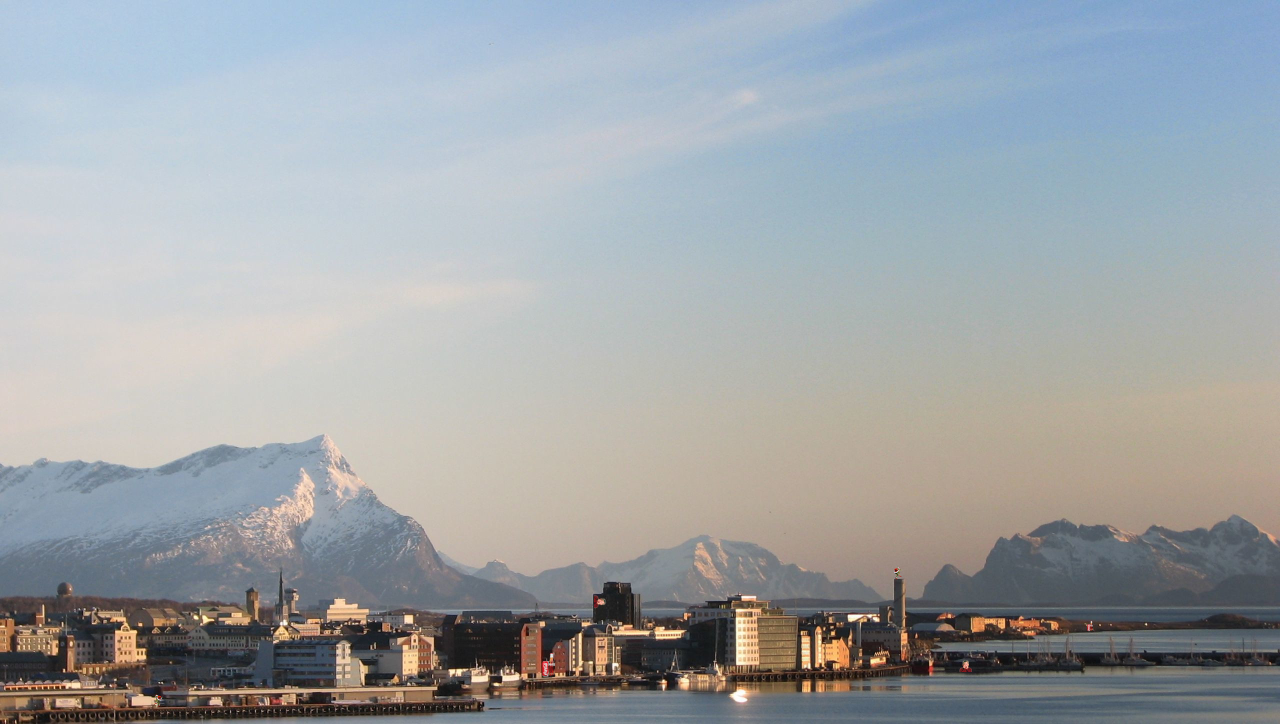
#> input picture img-search/img/bodo_2_g13.jpg, 2560 x 1448 px (shown at 1/2 size); its folder holds only this picture in this run
$ python sift.py
#> lines starting #> are read from the running program, lines starting #| are printed output that depends on the picture
import numpy as np
import cv2
from pathlib import Path
import time

IMG_DIR = Path('./img')
GRAYSCALE_WEIGHTS = np.array([0.299, 0.587, 0.114], dtype=np.float32)

SCALES_PER_OCTAVE = 3                                      # number of seatchable scales per octave
DL_K_CONST = np.float32(2 ** (1 / SCALES_PER_OCTAVE))      # factor between scales
DL_SIGMA_0 = np.float32(1.6)                               # initial sigma for octaves
INITIAL_IMG_BLUR = np.float32(0.5)

DL_CONTRAST_THRESHOLD  = 0.03
DL_EDGE_THRESHOLD      = 10.0
DL_KEYPOINT_RAD_FACTOR = 4.5

NUM_BINS = 36
BIN_WIDTH = 360.0 / NUM_BINS

OUTPUT_DIR = Path('./out')

def meas_time(func):
    def wrapper(*args, **kwargs):
        before = time.time()
        result = func(*args, **kwargs)
        after = time.time()

        duration = after - before
        print(f"Function {func.__name__} took: {duration}s")
        return result

    return wrapper

# [33 lines left out: functions convolve_3x3, displayCv2, not called in this run]

def get_gaussian_kerenl1d(sigma: float) -> np.ndarray:
    RADIUS_2_SIGMA_RATIO = 3
    radius = int(np.ceil(sigma * RADIUS_2_SIGMA_RATIO))
    x = np.arange(-radius, radius + 1)

    kernel = np.exp(-(x**2) / (2 * sigma**2))
    kernel = kernel / np.sum(kernel)            # to preserve img brightness

    return kernel

def convolve_kernel1d(img: np.ndarray, kernel: np.ndarray, batch_size: int=256) -> np.ndarray:
    """
    convolves using sliding windows but processes in chunks to save memory and time
    """
    pad_size = len(kernel) // 2
    pad_width = ((0, 0), (pad_size, pad_size))

    padded_image = np.pad(img, pad_width, mode='edge')

    num_rows = img.shape[0]
    kernel_len = len(kernel)

    row_start = pad_width[0][0]     # to skip added vertical padding
    row_end = row_start + num_rows
    relevant_rows = padded_image[row_start:row_end, :]

    windows = np.lib.stride_tricks.sliding_window_view(relevant_rows, kernel_len, axis=1)

    return np.dot(windows, kernel)

@meas_time
def gaussian_blur(img:np.ndarray, sigma: float) -> np.ndarray:
    kernel = get_gaussian_kerenl1d(sigma)

    blurred_horizontal  = convolve_kernel1d(img, kernel=kernel)

    # rotate the og image to apply the same convolution on colums and avoid math-heavy striding
    rotated_img     = np.ascontiguousarray(blurred_horizontal.T )
    blurred_rotated = convolve_kernel1d(rotated_img, kernel=kernel)
    return blurred_rotated.T

def downsample(img: np.ndarray, scale: int=2, antialiasing=False) -> np.ndarray:
    if antialiasing == False:
        return img[::scale, ::scale]

    kernel = np.float32(1/16) * np.array((  [1, 2, 1],
                                            [1, 4, 1],
                                            [1, 2, 1] ))
    antialiased = convolve_3x3(img, kernel)
    downsampled = antialiased[::scale, ::scale]

    return downsampled

@meas_time
def get_gaussian_pyramid(img: np.ndarray, num_octaves:int=4) -> list:
    # because we assume that the initial image already has a blur of INITIAL_IMG_BLUR we need to calculate how much more to blur
    # to get to the desired blur of DL_SIGMA_0
    start_sigma_diff = np.sqrt(DL_SIGMA_0**2 - INITIAL_IMG_BLUR**2)
    curr_img = gaussian_blur(img, start_sigma_diff)

    gaussian_pyramid = []
    for _ in range(num_octaves):
        octave_images = [curr_img]

        for i in range(SCALES_PER_OCTAVE + 2):
            prev_sigma = (DL_K_CONST**i) * DL_SIGMA_0
            sigma_inc = prev_sigma * np.sqrt(DL_K_CONST**2 - 1)
            next_img = gaussian_blur(octave_images[-1], sigma_inc)

            octave_images.append(next_img)
        gaussian_pyramid.append(octave_images)
        base_for_next = octave_images[SCALES_PER_OCTAVE]

        curr_img = downsample(base_for_next, antialiasing=False)
    return gaussian_pyramid

@meas_time
def get_dog_pyramid(gaussian_pyramid: list) -> list:
    dog_pyramid = []
    for octave_imgs in gaussian_pyramid:
        dog_images = []
        for i in range(len(octave_imgs) - 1):
            dog = octave_imgs[i+1] - octave_imgs[i]
            dog_images.append(dog)
        dog_pyramid.append(dog_images)
    return dog_pyramid

@meas_time
def get_gradient_pyramid(gaussian_pyramid: list) -> list:
    gradient_pyramid = []
    for octave_imgs in gaussian_pyramid:
        octave_gradients = []

        for img in octave_imgs:
            dx = np.zeros_like(img, dtype=np.float32)
            dy = np.zeros_like(img, dtype=np.float32)

            # gradient calculation using central difference and slicing for optimization (approx. 20msec faster)
            dx[:, 1:-1] = img[:, 2:] - img[:, :-2]
            dy[1:-1, :] = img[2:, :] - img[:-2, :]

            magnitude = np.sqrt(dx**2 + dy**2)
            orientation = np.arctan2(dy, dx)
            orientation_deg = np.rad2deg(orientation)
            orientation_deg = orientation_deg % 360
            octave_gradients.append((magnitude, orientation_deg))

        gradient_pyramid.append(octave_gradients)

    return gradient_pyramid

# [12 lines left out: function normalize_image, not called in this run]

def reject_edges_hessian(axis_idxs:tuple, dog_octave: np.ndarray, edge_threshold: np.float32=DL_EDGE_THRESHOLD):
    edge_threshold_score = ((edge_threshold + 1) ** 2) / edge_threshold

    z_idxs, y_idxs, x_idxs = axis_idxs
    z_real = z_idxs + 1
    y_real = y_idxs + 1
    x_real = x_idxs + 1

    val = dog_octave[z_real, y_real, x_real]

    # neighbors for derivatives (Dxx, Dyy)
    val_xp = dog_octave[z_real, y_real, x_real + 1]     # right
    val_xm = dog_octave[z_real, y_real, x_real - 1]     # left
    val_yp = dog_octave[z_real, y_real + 1, x_real]     # down
    val_ym = dog_octave[z_real, y_real - 1, x_real]     # up

    # neighbors for cross-derivative (Dxy)
    val_xp_yp = dog_octave[z_real, y_real + 1, x_real + 1]      # bottom-Right
    val_xm_ym = dog_octave[z_real, y_real - 1, x_real - 1]      # top-Left
    val_xm_yp = dog_octave[z_real, y_real + 1, x_real - 1]      # bottom-Left
    val_xp_ym = dog_octave[z_real, y_real - 1, x_real + 1]      # top-Right

    # finite difference derivatives
    d_xx = val_xp + val_xm - 2 * val
    d_yy = val_yp + val_ym - 2 * val
    d_xy = (val_xp_yp + val_xm_ym - val_xm_yp - val_xp_ym) / 4.0

    # trace, determinant
    tr_h = d_xx + d_yy
    det_h = (d_xx * d_yy) - (d_xy ** 2)

    # determinant > 0 (curvature has same sign = peak/valley, not saddle)
    # ratio check: tr^2 / det < limit
    not_edge = (det_h > 0) & ((tr_h ** 2) < (edge_threshold_score * det_h))

    valid_z = z_real[not_edge]
    valid_y = y_real[not_edge]
    valid_x = x_real[not_edge]
    return  valid_z, valid_y, valid_x

@meas_time
def find_keypoints(dog_pyramid, contrast_threshold=DL_CONTRAST_THRESHOLD * 255):
    '''
    :param contrast_threshold:  recommended range (7.64, 25.5);
                                standard values are usually in range of (0.03; 0.10) but that is true for normalized images;
                                because I assumed standard uint8 images default threshold is set to 0.03 * 255
    '''
    keypoints = []

    for octave_idx, dog_octave_list in enumerate(dog_pyramid):

        dog_octave = np.array(dog_octave_list)

        center_pixel = dog_octave[1:-1, 1:-1, 1:-1]

        is_max = np.ones(center_pixel.shape, dtype=bool)
        is_min = np.ones(center_pixel.shape, dtype=bool)

        # ugly but best i can do for now
        for dz in [-1, 0, 1]:
            for dy in [-1, 0, 1]:
                for dx in [-1, 0, 1]:
                    if dz == 0 and dy == 0 and dx == 0:
                        continue

                    # Map -1/0/1 to slices
                    sl_z = slice(1+dz, -1+dz) if -1+dz < 0 else slice(1+dz, None)
                    sl_y = slice(1+dy, -1+dy) if -1+dy < 0 else slice(1+dy, None)
                    sl_x = slice(1+dx, -1+dx) if -1+dx < 0 else slice(1+dx, None)

                    neighbor = dog_octave[sl_z, sl_y, sl_x]

                    is_max &= (center_pixel > neighbor)
                    is_min &= (center_pixel < neighbor)

        is_strong = np.abs(center_pixel) > contrast_threshold

        extrema_mask = (is_max | is_min) & is_strong

        z_idxs, y_idxs, x_idxs = np.where(extrema_mask)
        axis_idxs = (z_idxs, y_idxs, x_idxs)

        valid_z, valid_y, valid_x = reject_edges_hessian(axis_idxs, dog_octave)

        for z, y, x in zip(valid_z, valid_y, valid_x):
            keypoints.append((octave_idx, z + 1, y + 1, x + 1))

    return keypoints

def get_histogram_for_keypoint(y_pos: int, x_pos:int,
                               orientation: np.ndarray,
                               magnitude: np.ndarray,
                               layer_idx: int) -> np.ndarray | None:

    h, w = orientation.shape
    scale_relative = DL_SIGMA_0 * DL_K_CONST**(layer_idx)
    radius = int(DL_KEYPOINT_RAD_FACTOR * scale_relative)

    weight_sigma = 1.5 * scale_relative

    y_min = y_pos - radius
    y_max = y_pos + radius + 1
    x_min = x_pos - radius
    x_max = x_pos + radius + 1

    is_inbounds = (y_min > 0) and (y_max < h) and (x_min > 0) and (x_max < w)
    if not is_inbounds:
        return None

    magnitude_window    = magnitude[y_min:y_max, x_min:x_max]
    orientation_window  = orientation[y_min:y_max, x_min:x_max]

    yy, xx  = np.mgrid[-radius:radius+ 1, -radius:radius+ 1]
    gaussian_weight = np.exp(-(yy**2 + xx**2) / (2 * weight_sigma**2))
    weighted_votes = magnitude_window * gaussian_weight

    histogram, _ = np.histogram(
        orientation_window,
        bins=NUM_BINS,
        range=(0, 360),
        weights=weighted_votes
    )
    return histogram

def order_keypoints_by_layers(keypoints: list):
    keypoints_by_layers = {}
    for kp in keypoints:
        octave_idx, layer, y_pos, x_pos = kp
        if (octave_idx, layer) not in keypoints_by_layers:
            keypoints_by_layers[(octave_idx, layer)] = []
        keypoints_by_layers[octave_idx, layer].append((y_pos, x_pos))

    return keypoints_by_layers

def get_peaks_from_histogram(histogram: np.ndarray, threshold=0.8) -> list:
    peak_threshold = threshold * np.max(histogram)

    prev_bins = np.roll(histogram, 1)
    next_bins = np.roll(histogram, -1)

    is_peak = (histogram > prev_bins) & (histogram > next_bins) & (histogram >= peak_threshold)
    peak_indices = np.where(is_peak)[0]

    valid_peaks = []
    for bin_idx in peak_indices:
        left    = histogram[(bin_idx - 1) % NUM_BINS]
        center  = histogram[bin_idx]
        right   = histogram[(bin_idx + 1) % NUM_BINS]

        # interpolation offset
        denom = (left - 2*center + right)
        if denom != 0:
            offset = 0.5 * (left - right) / denom
        else:
            offset = 0.0

        final_angle = (bin_idx + offset + 0.5) * BIN_WIDTH
        final_angle = final_angle % 360

        valid_peaks.append(final_angle)

    return valid_peaks

@meas_time
def assign_orientation(keypoints: list, gradient_pyramid: list) -> list:

    keypoints_by_layers = order_keypoints_by_layers(keypoints)
    oriented_keypoints = []

    #iterate the pyramid
    for octave_idx, octave_layers in enumerate(gradient_pyramid):
        for layer_idx, (magnitude, orientation) in enumerate(octave_layers):

            # check if current layer has keypoinst at all
            if (octave_idx, layer_idx) not in keypoints_by_layers:
                continue

            keypoints_in_layer = keypoints_by_layers[(octave_idx, layer_idx)]

            # go over all keypoints in layer
            for y_pos, x_pos in keypoints_in_layer:
                histogram = get_histogram_for_keypoint(y_pos, x_pos, orientation, magnitude, layer_idx)

                if histogram is None:
                    continue

                peaks = get_peaks_from_histogram(histogram)
                # there can be multiple valid peaks (over the threshold) so we create keypoinst with each valid angle
                for angle in peaks:
                    oriented_keypoints.append((octave_idx, layer_idx, y_pos, x_pos, angle))

    return oriented_keypoints


@meas_time
def visualize_keypoints(img, keypoints, output_path='sift_keypoints.jpg'):
    if img.ndim == 2:
        out_img = cv2.cvtColor(img.astype(np.uint8), cv2.COLOR_GRAY2BGR)
    else:
        out_img = img.copy().astype(np.uint8)

    print(f"Drawing {len(keypoints)} keypoints...")

    for kp in keypoints:
        octave_idx, layer_idx, y, x = kp

        scale_multiplier = 2 ** octave_idx

        pt_x = int(x * scale_multiplier)
        pt_y = int(y * scale_multiplier)

        radius = 2 * scale_multiplier

        cv2.circle(out_img, (pt_x, pt_y), radius, (0, 0, 255), 1)

    cv2.imwrite(output_path, out_img)
    print(f"Saved visualization to {output_path}")
    return out_img

def read_images_f32(img_dir: Path=IMG_DIR, format: str='jpg'):
#> called with format = 'jpg'
    path = img_dir
    format = f"*.{format}"
    images_paths = sorted(path.glob(format))
    images = [cv2.imread(str(img_path)).astype(np.float32) for img_path in images_paths]
#> images = 1 item
    return images

def process_img_sift(img: np.ndarray, img_id=0):
    if img.ndim != 3:
        return

    img = img.astype(np.float32)
    img = np.dot(img[..., :3], GRAYSCALE_WEIGHTS)

    gaussian_pyramid =get_gaussian_pyramid(img)
    dog_pyramid      = get_dog_pyramid(gaussian_pyramid)
    gradient_pyramid = get_gradient_pyramid(gaussian_pyramid)

    keypoints = find_keypoints(dog_pyramid)
    visualize_keypoints(img, keypoints, OUTPUT_DIR / f'result_keypoints{img_id}.jpg')
    oriented_keypoints = assign_orientation(keypoints, gradient_pyramid)

def sift_processing(images: list):
    for img_id, img in enumerate(images):
        process_img_sift(img, img_id)

@meas_time
def main():
    images = read_images_f32()
#> images = 1 item
    sift_processing(images)
#> the loop in sift_processing, `for img_id, img in enumerate(images):` made 1 pass
#> img_id on pass 1: 0
#> (printed output is left out)
#> pass 1, in process_img_sift, `img = np.dot(img[..., :3], GRAYSCALE_WEIGHTS)`:
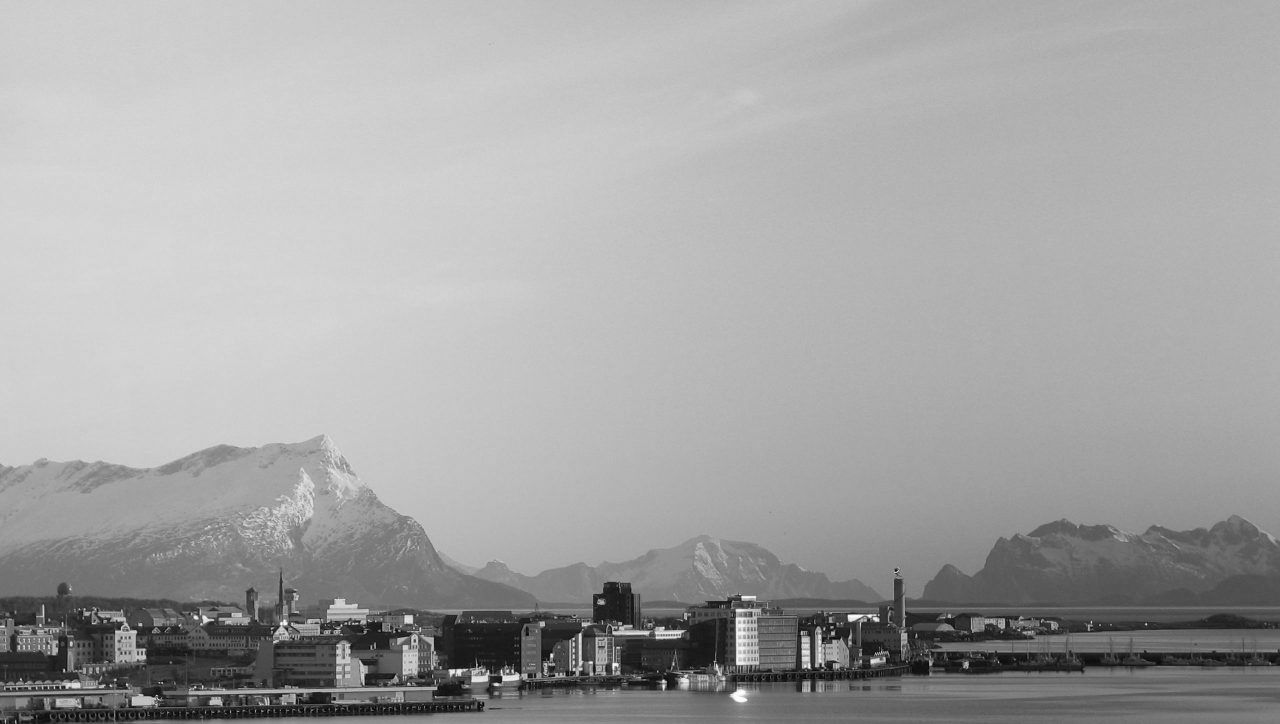
#> img: shape (1448, 2560) float32 (shown at 1/2 size); min 0, max 255, mean 164.7

if __name__ == "__main__":
    main()
#| Function main took: 7.236064910888672s

$ run again, on img-search/img/budapest_2_g13.jpg
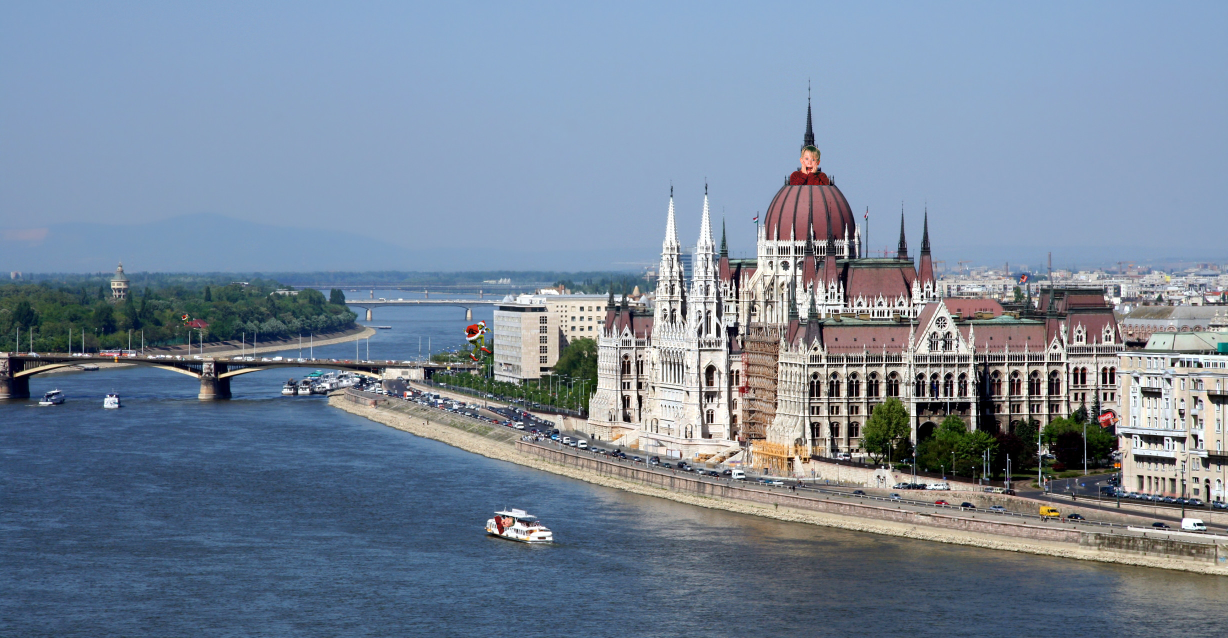
#> input picture img-search/img/budapest_2_g13.jpg, 2456 x 1276 px (shown at 1/2 size)
#> in read_images_f32, `images = [cv2.imread(str(img_path)).astype(np.float32) for img_path in..`: images = 1 item
#> the loop in sift_processing, `for img_id, img in enumerate(images):` made 1 pass
#> img_id on pass 1: 0
#> (printed output is left out)
#> pass 1, in process_img_sift, `img = np.dot(img[..., :3], GRAYSCALE_WEIGHTS)`:
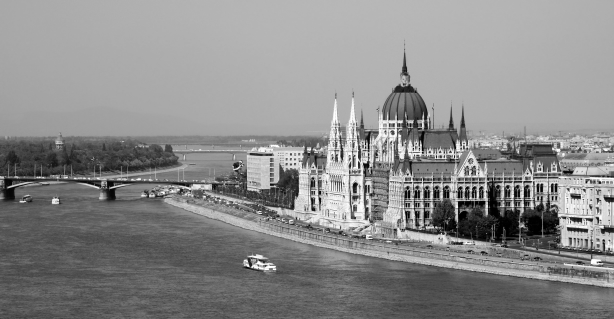
#> img: shape (1276, 2456) float32 (shown at 1/4 size); min 0, max 255, mean 138.5
#> pass 1, in convolve_kernel1d, `padded_image = np.pad(img, pad_width, mode='edge')`:
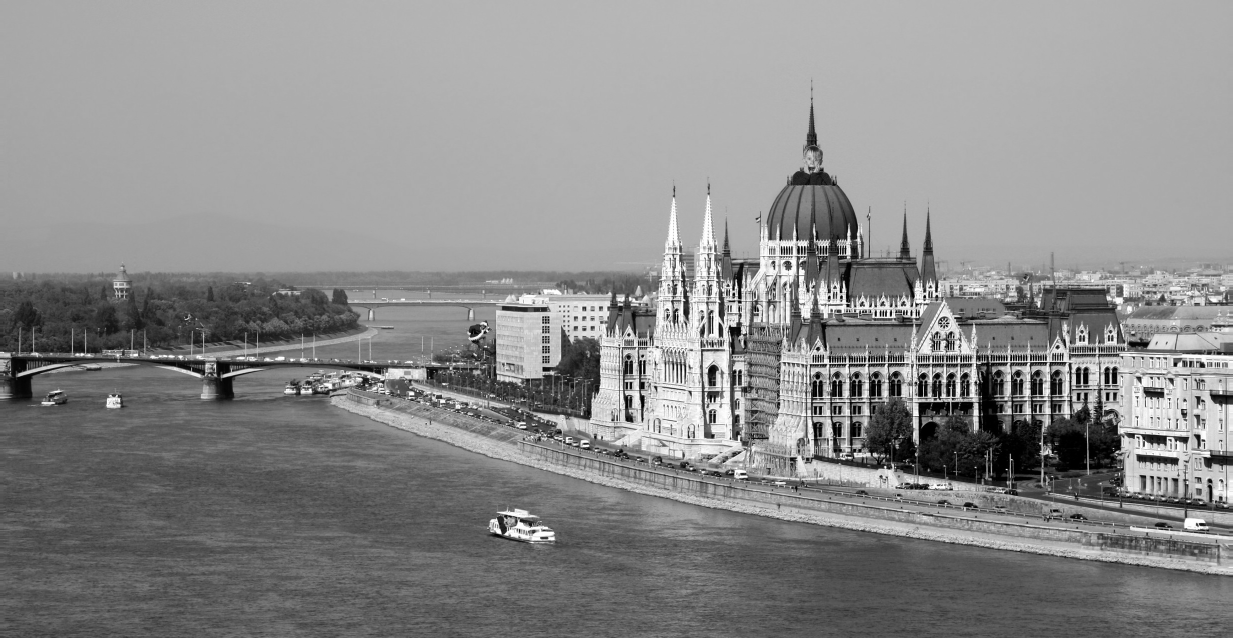
#> padded_image: shape (1276, 2466) float32 (shown at 1/2 size); min 0, max 255, mean 138.5
#| Function main took: 8.272082328796387s
